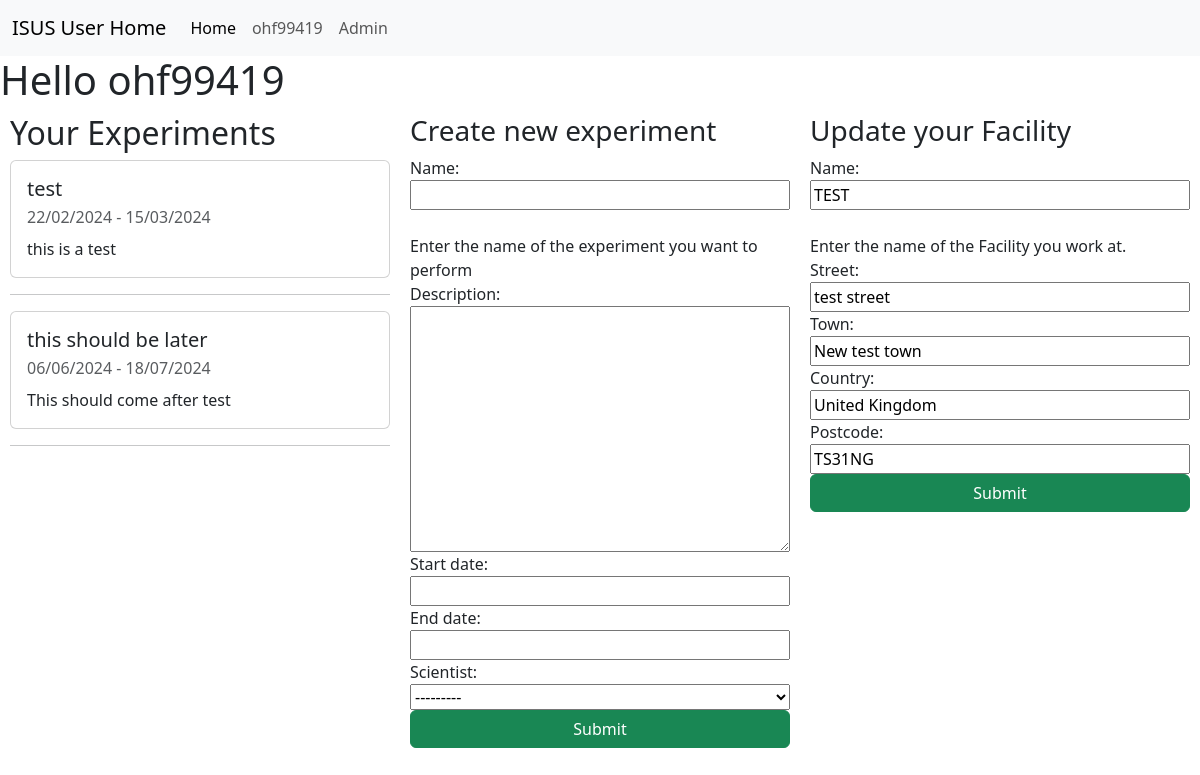
Page /user (signed in) on the committed database.
### ISISUsers/models.py (models this page shows)
class Experiment(models.Model):
    name = models.CharField(
        max_length=200,
        help_text = "Enter the name of the experiment you want to perform"
    )
    description = models.TextField()
    start_date = models.DateField()
    end_date = models.DateField()
    scientist = models.ForeignKey(settings.AUTH_USER_MODEL, null=False, blank=False, on_delete=models.CASCADE)

class Facility(models.Model):
    name = models.CharField(
        max_length=200,
        help_text="Enter the name of the Facility you work at."
    )
    street = models.CharField(max_length=1000)
    town = models.CharField(max_length=1000)
    postcode = models.CharField(max_length=1000)
    country = models.CharField(max_length=1000)

### ISISUsers/views.py (the view, shortened to what this page needs)
# urls.py: path("user", views.user),
@login_required(login_url="accounts/login/")
def user(request):
    facilityId = FacilityUser.objects.filter(user=request.user).first()
    facility = Facility.objects.get(pk=facilityId.facility.pk)
    experiments = Experiment.objects.filter(scientist=request.user, end_date__gte=datetime.date.today()).order_by("start_date")
    facility_form = EditFacilityForm(instance=facility)
    context = {"username": request.user, "experiments": experiments, "experiment_form": CreateExperimentForm, "facility_form": facility_form}
    return render(request, "users/index.html", context)

### ISISUsers/forms.py
class EditFacilityForm(ModelForm):
    class Meta:
        model = Facility
        fields = ["name", "street", "town", "country", "postcode"]

### templates/users/index.html (shortened to what this page needs)
{% extends "base.html" %} {% block body %}
<H1>Hello {{ username }}</H1>
<div id="user-grid">
    <div id="experiments-list">
        <div style="display: grid;
        grid-template-rows: 0.2fr 10fr;">
            <div>
                <h2> Your Experiments</h2>
            </div>
            <div>
            {% for experiment in experiments %}
                <div class="card">
                    <div class="card-body">
                        <h5 class="card-title">{{ experiment.name }}</h5>
                        <p class="card-subtitle mb-2 text-muted">{{ experiment.start_date|date:"d/m/Y" }} - {{ experiment.end_date|date:"d/m/Y" }}</p>
                        <div class="card-text">{{ experiment.description }}</div>
                    </div>
                </div>
                <hr/>
            {% endfor %}
            </div>
        </div>
    </div>
    <div>
        <h3>Create new experiment</h3>
        <form action="" method="post" style="display: grid;">
            {{ experiment_form }}
            <button type="submit" class="btn btn-success">Submit</button>
        </form>
    </div>
    <div>
        <h3>Update your Facility</h3>
        <form action="" method="post" style="display: grid;">
            {{ facility_form }}
            <button type="submit" class="btn btn-success">Submit</button>
        </form>
    </div>
</div>
{% endblock %}

### templates/base.html (shortened to what this page needs)
{% load static %}
<!DOCTYPE html>
<head>
  {% block head %}
  <link
    href="https://cdn.jsdelivr.net/npm/bootstrap@5.3.2/dist/css/bootstrap.min.css"
    rel="stylesheet"
  />
  <link rel="stylesheet" href="{% static 'style.css' %}"/>
  {% endblock head %}
</head>
<body>
  <nav class="navbar navbar-expand-lg bg-body-tertiary">
    <div class="container-fluid">
      <a class="navbar-brand" href="#">ISUS User Home</a>
      <div class="collapse navbar-collapse" id="navbarNav">
        <ul class="navbar-nav">
          <li class="nav-item">
            <a class="nav-link active" aria-current="page" href="/">Home</a>
          </li>
          <li class="nav-item">
            {% if request.user.is_authenticated %}
              <a class="nav-link" href="/user">{{ username }}</a>
            {% else %}
              <a class="nav-link" href="accounts/login">log in</a>
            {% endif %}
          </li>
          <li class="nav-item">
            <a class="nav-link" href="/admin">Admin</a>
          </li>
        </ul>
      </div>
    </div>
  </nav>
  {% block body %} {% endblock body %}
</body>

### static/style.css (style rules this page uses)
#user-grid { display: grid; grid-template-columns: repeat(3, 1fr); gap: 20px; height: 100%; margin: 10px; }
body { min-height: 100vh; }

### rows in the picture
Experiment: name "test", start_date "22/02/2024", end_date "15/03/2024", description "this is a test"
Experiment: name "this should be later", start_date "06/06/2024", end_date "18/07/2024", description "This should come after test"
Facility: name "TEST", street "test street", town "New test town", country "United Kingdom", postcode "TS31NG"

### other values in the picture
{{ username }} "ohf99419"
